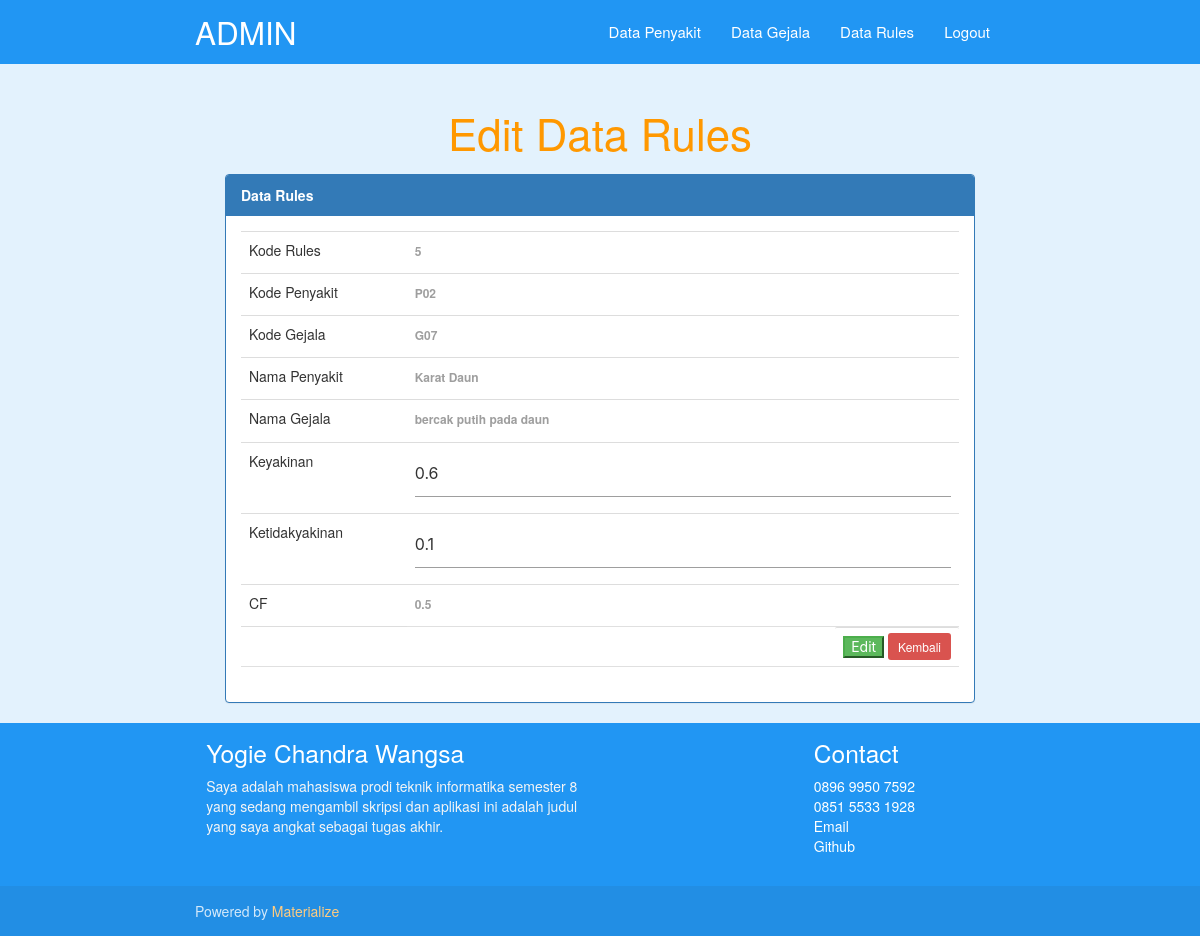
Page /pakar/rulesEdit.php?kdubah=5 (signed in) on the committed database.
### tables this page shows
CREATE TABLE `rules_penyakit` (
  `id_rules` int(9) NOT NULL,
  `id_penyakit` char(3) NOT NULL,
  `id_gejala` char(3) NOT NULL,
  `keyakinan` float DEFAULT NULL,
  `ketidakyakinan` float DEFAULT NULL,
  `CF` float DEFAULT NULL
);

CREATE TABLE `penyakit` (
  `id_penyakit` char(3) NOT NULL,
  `nama_penyakit` varchar(30) NOT NULL,
  `info_penyakit` text NOT NULL,
  `penanganan` text NOT NULL,
  `gambar` varchar(100) NOT NULL
);

CREATE TABLE `gejala` (
  `id_gejala` char(3) NOT NULL,
  `nama_gejala` varchar(100) NOT NULL
);

### pakar/rulesEdit.php (the view, shortened to what this page needs)
<?php
include "../koneksi.php";
$kdubah = isset($_GET['kdubah']) ? $_GET['kdubah'] : '';
$sql = "SELECT rules_penyakit.*, penyakit.nama_penyakit, gejala.nama_gejala
            from rules_penyakit, gejala, penyakit
            where gejala.id_gejala = rules_penyakit.id_gejala
            and  penyakit.id_penyakit = rules_penyakit.id_penyakit
            and id_rules = '$kdubah'
            order by id_penyakit, id_gejala";
$query = mysqli_query($koneksi, $sql);
$result = mysqli_fetch_array($query);
$txtKode = isset($_POST['txtKode']) ? $_POST['txtKode'] : $result['id_rules'];
$txtKodeG = isset($_POST['txtKodeG']) ? $_POST['txtKodeG'] : $result['id_gejala'];
$txtKodeP = isset($_POST['txtKodeP']) ? $_POST['txtKodeP'] : $result['id_penyakit'];
$txtGejala = isset($_POST['txtGejala']) ? $_POST['txtGejala'] : $result['nama_gejala'];
$txtPenyakit = isset($_POST['txtPenyakit']) ? $_POST['txtPenyakit'] : $result['nama_penyakit'];
$txtYakin = isset($_POST['txtYakin']) ? $_POST['txtYakin'] : $result['keyakinan'];
$txtTakYakin = isset($_POST['txtTakYakin']) ? $_POST['txtTakYakin'] : $result['ketidakyakinan'];
$txtCF = isset($_POST['txtCF']) ? $_POST['txtCF'] : $result['CF'];
?>
<!DOCTYPE html>
<html lang="en">
<head>
  <link href="../css/bootstrap.css" type="text/css" rel="stylesheet" media="screen, projection"/>
  <link href="../css/materialize.css" type="text/css" rel="stylesheet" media="screen,projection"/>
  <link href="../css/style.css" type="text/css" rel="stylesheet" media="screen,projection"/>
</head>
<body>
    <nav class="blue" role="navigation">
        <div class="nav-wrapper container "><a id="logo-container" href="index.php" class="brand-logo">ADMIN</a>
            <ul class="right hide-on-med-and-down">
                <li><a href="penyakitTampil.php">Data Penyakit</a></li>
                <li><a href="gejalaTampil.php">Data Gejala</a></li>
                <li><a href="rulesTampil.php">Data Rules</a></li>
                <li><a href="logout.php" onclick="return confirm('Yakin Mau Logout..?');" target="_self">Logout</a></li>
            </ul>
        </div>
    </nav>
    <div class="col-md-12 blue lighten-5">
        <div class="section no-pad-bot container" id="index-banner">
            <div>
                <h3 class="header center orange-text">Edit Data Rules</h3>
            </div>
        </div>
    </div>
    <div class="col-md-12 #e3f2fd blue lighten-5">
        <div class="col-md-8 col-md-offset-2 content">
            <div class="panel panel-primary">
                <div class="panel-heading">
                    <b>Data Rules</b>
                </div>
                <div class="panel-body">
                  <form name="form1" method="post" action="rulesEditFungsi.php">
                    <table class="table">
                        <tr>
                            <td>Kode Rules</td>
                            <td>
                                <label><?php echo $txtKode ;?></label>
                            </td>
                        </tr>
                        <tr>
                            <td>Kode Penyakit</td>
                            <td>
                                <label><?php echo $txtKodeP;?></label>
                            </td>
                        </tr>
                        <tr>
                            <td>Kode Gejala</td>
                            <td>
                                <label><?php echo $txtKodeG;?></label>
                            </td>
                        </tr>
                        <tr>
                            <td>Nama Penyakit</td>
                            <td>
                                <label><?php echo $txtPenyakit;?></label>
                            </td>
                        </tr>
                        <tr>
                            <td>Nama Gejala</td>
                            <td>
                                <label><?php echo $txtGejala;?></label>
                            </td>
                        </tr>
                        <tr>
                            <td width="135">Keyakinan</td>
                            <td width="450">
                                <input name="txtYakin" type="text" value="<?php echo $txtYakin; ?>">
                            </td>
                        </tr>
                        <tr>
                            <td width="135">Ketidakyakinan</td>
                            <td width="450">
                                <input name="txtTakYakin" type="text" value="<?php echo $txtTakYakin; ?>">
                            </td>
                        </tr>
                        <tr>
                            <td>CF</td>
                            <td>
                                <label><?php echo $txtCF;?></label>
                            </td>
                        </tr>
                        <tr>
                            <td>&nbsp;</td>
                            <td class="right">
                            <input class="btn-sx btn-success raised" type="submit" name="Submit" value="Edit">
                            <a class="btn-sm btn-danger raised" href="rulesTampil.php">Kembali</a>
                            </td>
                        </tr>
                    </table>
                  </form>
                </div>
            </div>
        </div>
    </div>
    <footer class="page-footer blue">
      <div class="container">
        <div class="row">
          <div class="col l6 s12">
            <h5 class="white-text">Yogie Chandra Wangsa</h5>
            <p class="grey-text text-lighten-4">Saya adalah mahasiswa prodi teknik informatika semester 8 yang sedang mengambil skripsi dan aplikasi ini adalah judul yang saya angkat sebagai tugas akhir.</p>
          </div>
          <div class="col l3 s12">
          </div>
          <div class="col l3 s12">
            <h5 class="white-text">Contact</h5>
            <ul>
              <li><a class="white-text" href="#!">0896 9950 7592</a></li>
              <li><a class="white-text" href="#!">0851 5533 1928</a></li>
              <li><a class="white-text" href="http://Yogie.chandra@matanauniversity.ac.id">Email</a></li>
              <li><a class="white-text" href="http://github.com/yogiekun">Github</a></li>
            </ul>
          </div>
        </div>
      </div>
      <div class="footer-copyright">
        <div class="container">
        Powered by <a class="orange-text text-lighten-3" href="http://materializecss.com">Materialize</a>
        </div>
      </div>
    </footer>
  </body>
</html>

### css/style.css (style rules this page uses)
a { text-decoration: none; }

### rows in the picture
rules_penyakit: id_rules "5", id_penyakit "P02", id_gejala "G07", id_penyakit.nama_penyakit "Karat Daun", id_gejala.nama_gejala "bercak putih pada daun", txtYakin "0.6", txtTakYakin "0.1", CF "0.5"
